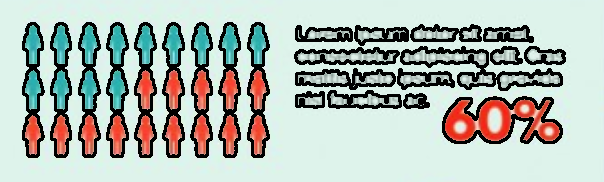
#> input picture 1.ExtractImg/p31.png, 604 x 182 px
$ python extractcontour2.py -i p31.png   (older library calls are emulated)
#> lines starting #> are read from the running program, lines starting #| are printed output that depends on the picture; after the words box and inside, x2 and y2 are one past the last pixel; in counts of white or black regions, pixels touching at a corner belong together
### 1.ExtractImg/ColorLabel.py
# import the necessary packages
from scipy.spatial import distance as dist
from collections import OrderedDict
import numpy as np
import cv2

class ColorLabeler:
	def __init__(self):
		# initialize the colors dictionary, containing the color
		# name as the key and the RGB tuple as the value
		colors = OrderedDict({
			"red": (255, 0, 0),
			"green": (0, 255, 0),
			"blue": (0, 0, 255)})

		# allocate memory for the L*a*b* image, then initialize
		# the color names list
		self.lab = np.zeros((len(colors), 1, 3), dtype="uint8")
		self.colorNames = []

		# loop over the colors dictionary
		for (i, (name, rgb)) in enumerate(colors.items()):
			# update the L*a*b* array and the color names list
			self.lab[i] = rgb
			self.colorNames.append(name)

		# convert the L*a*b* array from the RGB color space
		# to L*a*b*
		self.lab = cv2.cvtColor(self.lab, cv2.COLOR_RGB2LAB)

	def computeMeanColor(self, image, c):
		mask = np.zeros(image.shape[:2], dtype="uint8")
		cv2.drawContours(mask, [c], -1, 255, -1)
		mask = cv2.erode(mask, None, iterations=2)
		mean = cv2.mean(image, mask=mask)[:3]
		return [int(mean[0]), int(mean[1]), int(mean[2])];

	# [26 lines left out: function label, not called in this run]

### 1.ExtractImg/extractcontour.py
import argparse
import imutils
import cv2
import ShapeDetector as SD
import ColorLabel as CL
import numpy as np

def getBackgroundGray(img):
	return img[0, 1];

sd = SD.ShapeDetector()
cl = CL.ColorLabeler()

def extractHarrisPoints(imgDir):
	image = cv2.imread(imgDir);
	gray = cv2.cvtColor(image, cv2.COLOR_BGR2GRAY)
	gray = np.float32(gray)

	corners = cv2.goodFeaturesToTrack(gray, 100, 0.01, 10)
	# dst = cv2.dilate(dst, None)
	corners = np.int0(corners)
	liXY = []
	for i in corners:
		x, y = i.ravel()
		liXY.append([x,y])
		# cv2.circle(image, (x, y), 3, 255, -1)
	return liXY
	# image[dst > 0.01  * dst.max()] = [0, 0, 255]

def extractContours(imgDir):
	#load the image
#> called with imgDir = 'p31.png'
	image = cv2.imread(imgDir)
#> image is the input picture: shape (182, 604, 3); mean B, G, R 177.5, 184.5, 175
	gray = cv2.cvtColor(image, cv2.COLOR_BGR2GRAY)
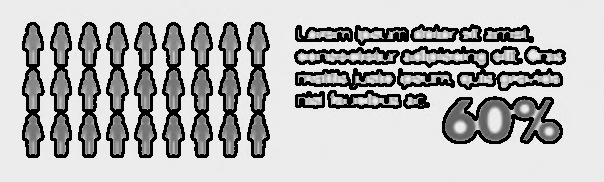
#> gray: shape (182, 604); min 0, max 245, mean 181
	blurred = gray
	# blurred = cv2.GaussianBlur(gray, (3,3), 0)

	imgLab = cv2.cvtColor(image, cv2.COLOR_BGR2LAB)
#> imgLab: shape (182, 604, 3); mean of channels 0, 1, 2 186.4, 124.6, 131.3

	#get the background gray
	bgGray = getBackgroundGray(blurred)
#> bgGray = 236
	print('Gray ', bgGray)
#| Gray  236
	if(bgGray < 128):
		#more black
		bgGray = bgGray + 10;
		thresh = cv2.threshold(blurred, bgGray, 255, cv2.THRESH_BINARY)[1]
	else:
		#more white
		bgGray = bgGray - 10;
#> bgGray = 226
		thresh = cv2.threshold(blurred, bgGray, 255, cv2.THRESH_BINARY_INV)[1]
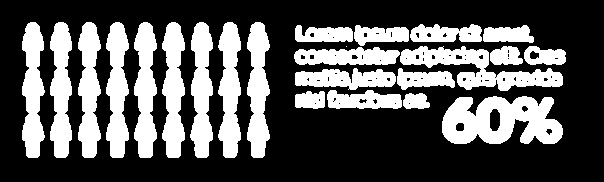
#> thresh: shape (182, 604); 34% white; 24 white regions (1 under 20 px)
	# bilateralFilter = cv2.bilateralFilter(image, 9, 75, 75)

	newimg, cnts, hierarchy  = cv2.findContours(thresh.copy(), cv2.RETR_EXTERNAL, cv2.CHAIN_APPROX_SIMPLE);
#> cnts = 24 contours, 1 with area under 20; largest, box (x1, y1, x2, y2) and area: (442, 96, 563, 144) 4268, (400, 46, 563, 91) 2809, (162, 22, 185, 158) 2128, (134, 22, 157, 158) 2120, (247, 22, 270, 158) 2112


	# cv2.imshow('gray', gray)
	return cnts

### 1.ExtractImg/ComCntAtt.py
# compute the center of the contour
import cv2
import math
import ColorLabel as CL

cl = CL.ColorLabeler()

def computeAttr(c, img):

	Attrs = {}

	M = cv2.moments(c)

	## Geometry Shape ##
	#centroid of contour
	cX = int(M["m10"]/ M["m00"])
	cY = int(M["m01"]/ M["m00"]) #/ M["m00"]
	Attrs['center_x'] = cX;
	Attrs['center_y'] = cY;
	# print('cX = int(M["m10"] / M["m00"]) ', M["m10"], M["m00"]);
	# print('centroid ', cX, cY);
	#area
	area = cv2.contourArea(c)
	# print('area ', area, M['m00']);
	Attrs['area'] = area
	Attrs['area_ratio'] = area / (img.shape[0] * img.shape[1]);
	#perimeter
	perimeter = cv2.arcLength(c,True)
	# print('perimeter ', perimeter);
	Attrs['peri'] = perimeter
	#bounding rect
	x,y,w,h = cv2.boundingRect(c)
	boundingrect = {
	'x': x,
	'y': y,
	'width': w,
	'height': h
	}
	Attrs['bound_w'] = w
	Attrs['bound_h'] = h
	Attrs['ratio'] = w/h
	# print('bounding rect ', boundingrect, w * h / area);
	#enclosing circle
	(x,y), radius = cv2.minEnclosingCircle(c)
	center = (int(x),int(y))
	radius = int(radius)
	boundingcircle = {
	'cx': x,
	'cy': y,
	'radius': radius,
	'area': radius * radius * math.pi
	}
	Attrs['enclosecircle_r'] = radius
	# print('bounding circle ', boundingcircle, radius * radius * math.pi / area)

	## Color ##
	grbcolor = cl.computeMeanColor(img, c)
	rgbcolor = [grbcolor[2], grbcolor[1], grbcolor[0]]
	Attrs['mean_color'] = rgbcolor;
	# print("avg rgbcolor ", rgbcolor);

	return Attrs


### 1.ExtractImg/ShapeDetector.py
# import the necessary packages
import cv2
import math

class ShapeDetector:
	def __init__(self):
		pass

	# [57 lines left out: function detect, not called in this run]

### 1.ExtractImg/extractcontour2.py
import argparse
import imutils
import cv2
import extractcontour
import ComCntAtt

def getBackgroundGray(img):
	#get the [0, 3]
	return img[0, 1];

ap = argparse.ArgumentParser()
ap.add_argument("-i", required=True,
	help="path to the input image");
args = vars(ap.parse_args())

#load the image
imgdir = args['i']
cnts = extractcontour.extractContours(imgdir)
liXY = extractcontour.extractHarrisPoints(imgdir)
#> in extractHarrisPoints, `corners = cv2.goodFeaturesToTrack(gray, 100, 0.01, 10)`: corners = 100 rows, first 8: [518, 57], [426, 101], [304, 35], [528, 121], [348, 86], [196, 67], [263, 67], [224, 68]
#> the loop in extractHarrisPoints, `for i in corners:` made 100 passes
#> (x, y) on passes 1 to 12: (518, 57), (426, 101), (304, 35), (528, 121), (348, 86), (196, 67), (263, 67), (224, 68), (66, 113), (122, 67), (530, 34), (235, 67)
#> after the loop in extractHarrisPoints, `for i in corners:`: liXY = 100 pairs, first value 37 to 560, second value 26 to 141
print('liXY ', len(liXY), liXY[0])
#| liXY  100 [518, 57]
image = cv2.imread(imgdir)
for temp_index in range(0, len(cnts)):
	c = cnts[temp_index]
#> (the run stopped early here; a loop or call above may not have finished)
